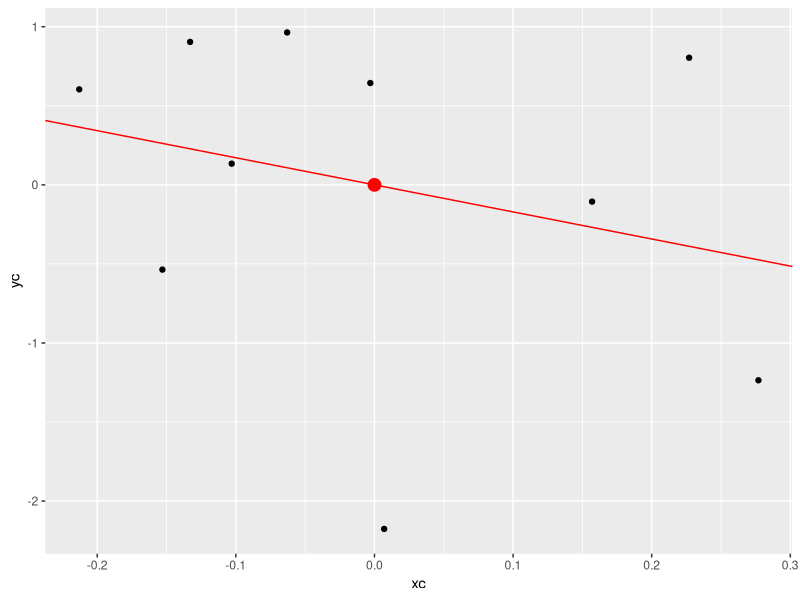

Recreate this plot in R.
## ---- chunk 1
x <- c(0.18, -1.54, 0.42, 0.95)
## ---- chunk 2
w <- c(2, 1, 3, 1)
## ---- chunk 3
# finishes with errors
lm(x~x, weights=w);

#Or, plug each answer into sum(w*(x-u)^2) 
sum(w*(x-.1471)^2); 
sum(w*(x-.3)^2); 
sum(w*(x-1.077)^2); 
sum(w*(x-.0025)^2);
## ---- chunk 4
x <- c(0.8, 0.47, 0.51, 0.73, 0.36, 0.58, 0.57, 0.85, 0.44, 0.42)
y <- c(1.39, 0.72, 1.55, 0.48, 1.19, -1.59, 1.23, -0.65, 1.49, 0.05)
## ---- chunk 5
sum(x*y)/sum(x^2);
## ---- chunk 6
data(mtcars);

# X = wt, Y = mpg; form is lm(y~x, ...)
lm(formula = mpg ~ wt, data=mtcars);
## ---- chunk 7
1.5 * 0.4;
## ---- chunk 8
x <- c(8.58, 10.46, 9.01, 9.64, 8.86)
## ---- chunk 9
z <- ( (x - mean(x)) / sd(x) );

z;
## ---- chunk 10

x <- c(0.8, 0.47, 0.51, 0.73, 0.36, 0.58, 0.57, 0.85, 0.44, 0.42)
y <- c(1.39, 0.72, 1.55, 0.48, 1.19, -1.59, 1.23, -0.65, 1.49, 0.05)
## ---- chunk 11
ym <- mean(y); xm <- mean(x);
ys <- sd(y); xs <- sd(x);

b0 <- ym - (cor(x,y)*ys/xs) * xm; 

print(b0); print(lm(y~x));
## ---- chunk 12
library("ggplot2");

x <- c(0.8, 0.47, 0.51, 0.73, 0.36, 0.58, 0.57, 0.85, 0.44, 0.42);
y <- c(1.39, 0.72, 1.55, 0.48, 1.19, -1.59, 1.23, -0.65, 1.49, 0.05);

xc <- x-mean(x); 
yc <- y-mean(y);

ggplot() + aes(xc,yc) + geom_point() + 
	geom_point(aes(x=0,y=0), color="red", size=4) +
	geom_abline(aes(intercept = coef(lm(yc~xc))[1], slope = coef(lm(yc~xc))[2]), color="red");

round(coef(lm(yc~xc)), 3);
## ---- chunk 13
x <- c(0.8, 0.47, 0.51, 0.73, 0.36, 0.58, 0.57, 0.85, 0.44, 0.42)
## ---- chunk 14
mean(x);
## ---- chunk 15
x <- c(0.8, 0.47, 0.51, 0.73, 0.36, 0.58, 0.57, 0.85, 0.44, 0.42);
y <- c(1.39, 0.72, 1.55, 0.48, 1.19, -1.59, 1.23, -0.65, 1.49, 0.05);

# beta1
beta1 <- coef(lm(y~x))[2];

# gamma1
gamma1 <- coef(lm(x~y))[2];

beta1 / gamma1;


# answer a
var(y) / var(x); # <-- this is it

# answer b
2*sd(y)/sd(x)

# answer c
1;

# answer d
cor(x,y);
